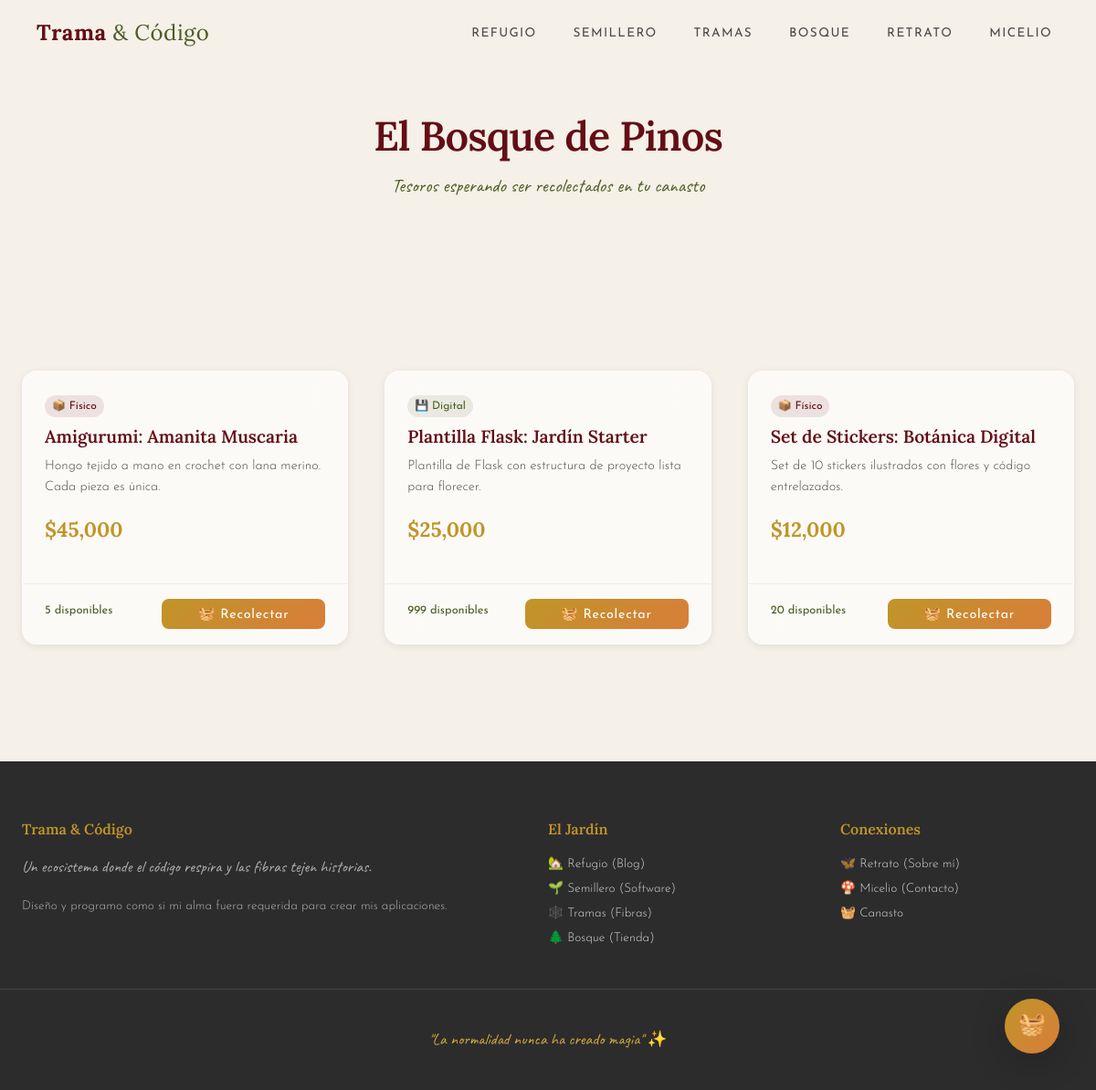
Screenshot of /bosque with the database file from the repository.
### app/models/bosque.py (models this page shows, shortened)
class ProductoBosque(db.Model):
    __tablename__ = 'inventario_bosque'
    id = db.Column(db.Integer, primary_key=True)
    producto = db.Column(db.String(150), nullable=False)
    precio = db.Column(db.Numeric(10, 2))
    categoria = db.Column(db.String(20))  # 'digital' o 'fisico'
    stock_disponible = db.Column(db.Integer, default=0)
    imagen_url = db.Column(db.String(255))
    descripcion = db.Column(db.Text)
    items_canasto = db.relationship('CarritoMimbre', backref='tesoro', lazy='dynamic')

### app/blueprints/bosque.py (the view)
@bp.route('/bosque')
def index():
    productos = ProductoBosque.query.all()
    return render_template('bosque/index.html', productos=productos)

### app/services/reloj_logico.py (called while the page is built)
def _minutos_del_dia(hora, minuto):
    return hora * 60 + minuto

def obtener_franja_actual(ahora=None):
    if ahora is None:
        ahora = datetime.now()
    minutos = _minutos_del_dia(ahora.hour, ahora.minute)
    inicio_solar = _minutos_del_dia(5, 31)
    fin_solar = _minutos_del_dia(18, 20)
    if inicio_solar <= minutos <= fin_solar:
        return 'solar'
    return 'nocturno'

def obtener_estado_mundo(ahora=None):
    franja = obtener_franja_actual(ahora)
    estado = FRANJAS_MVP[franja].copy()
    estado['franja'] = franja
    if ahora is None:
        ahora = datetime.now()
    estado['hora_actual'] = ahora.strftime('%H:%M')
    minutos = _minutos_del_dia(ahora.hour, ahora.minute)
    ventana_inicio = _minutos_del_dia(18, 30)
    ventana_fin = _minutos_del_dia(21, 0)
    estado['ventana_encendida'] = ventana_inicio <= minutos <= ventana_fin
    return estado

### app/templates/bosque/index.html (shortened to what this page needs)
{% extends "base.html" %}
{% block contenido %}
<div class="seccion-header" style="padding-top: 120px;">
    <h1>El Bosque de Pinos</h1>
    <p class="subtitulo">Tesoros esperando ser recolectados en tu canasto</p>
</div>
<section class="seccion">
    <div class="contenedor">
        {% if productos %}
        <div class="grilla-jardin">
            {% for p in productos %}
            <article class="card-jardin animar-entrada" style="animation-delay: {{ loop.index0 * 0.15 }}s;">
                <div class="card-jardin-cuerpo">
                    <span class="etiqueta {{ 'etiqueta-tech' if p.categoria == 'digital' else 'etiqueta-fibra' }}">
                        {{ '💾 Digital' if p.categoria == 'digital' else '📦 Físico' }}
                    </span>
                    <h3 class="card-jardin-titulo" style="margin-top: 0.5rem;">{{ p.producto }}</h3>
                    <p class="card-jardin-texto">{{ p.descripcion }}</p>
                    <p class="bosque-precio">${{ '{:,.0f}'.format(p.precio) }}</p>
                </div>
                <div class="card-jardin-pie">
                    {% if p.stock_disponible > 0 %}
                    <span class="card-jardin-meta">{{ p.stock_disponible }} disponibles</span>
                    <form action="{{ url_for('canasto.agregar', producto_id=p.id) }}" method="POST" style="display:inline;">
                        <button type="submit" class="boton boton-dorado">🧺 Recolectar</button>
                    </form>
                    {% else %}
                    <span class="card-jardin-meta" style="color: var(--vinotinto);">Agotado</span>
                    {% endif %}
                </div>
            </article>
            {% endfor %}
        </div>
        {% else %}
        <div class="estado-vacio">
            <div class="estado-vacio-icono">🌲</div>
            <p>El bosque se prepara para la cosecha...</p>
        </div>
        {% endif %}
    </div>
</section>
{% endblock %}

### app/static/css/base.css (style rules this page uses)
:root { --vinotinto: #630E16; --vinotinto-suave: #8a2030; --gris-niebla: #D1D5D2; --gris-niebla-claro: #E8EBE9; --verde-musgo: #4A5D23; --verde-musgo-suave: #6b8a35; --ocre-dorado: #C09528; --ocre-dorado-suave: #d4aa40; --naranja-ginger: #D97D3A; --crema: #F5F0E8; --crema-oscuro: #E8DFD0; --carbon: #2C2C2C; --carbon-suave: #4A4A4A; --blanco-humo: #FAFAF8; --noche-profunda: #0D1117; --noche-media: #161B22; --noche-suave: #21262D; --azul-noche: #1a2332; --luna: #E8D9B0; --fuente-titulo: 'Lora', Georgia, 'Times New Roman', serif; --fuente-cuerpo: 'Josefin Sans', 'Segoe UI', Tahoma, sans-serif; --fuente-manuscrita: 'Caveat', cursive; --espacio-xs: 0.25rem; --espacio-sm: 0.5rem; --espacio-md: 1rem; --espacio-lg: 1.5rem; --espacio-xl: 2.5rem; --espacio-2xl: 4rem; --radio-suave: 8px; --radio-medio: 16px; --radio-grande: 24px; --sombra-sutil: 0 2px 8px rgba(0, 0, 0, 0.08); --sombra-media: 0 4px 20px rgba(0, 0, 0, 0.12); --sombra-profunda: 0 8px 40px rgba(0, 0, 0, 0.2); --glass-bg: rgba(255, 255, 255, 0.65); --glass-border: rgba(255, 255, 255, 0.3); --glass-blur: blur(16px); --transicion-suave: all 0.4s cubic-bezier(0.4, 0, 0.2, 1); --transicion-rapida: all 0.2s ease; --transicion-lenta: all 0.8s cubic-bezier(0.4, 0, 0.2, 1); }
*, *::before, *::after { margin: 0; padding: 0; box-sizing: border-box; }
html { scroll-behavior: smooth; font-size: 16px; }
body { font-family: var(--fuente-cuerpo); font-weight: 300; line-height: 1.7; color: var(--carbon); background-color: var(--crema); overflow-x: hidden; -webkit-font-smoothing: antialiased; -moz-osx-font-smoothing: grayscale; }
h1, h2, h3, h4, h5, h6 { font-family: var(--fuente-titulo); color: var(--vinotinto); font-weight: 600; line-height: 1.3; }
h1 { font-size: 2.8rem; letter-spacing: -0.02em; }
h3 { font-size: 1.5rem; }
p { margin-bottom: var(--espacio-md); font-weight: 300; }
.contenedor { max-width: 1200px; margin: 0 auto; padding: 0 var(--espacio-lg); }
.seccion { padding: var(--espacio-2xl) 0; }
.animar-entrada { animation: aparecer 0.8s ease forwards; }

### app/static/css/componentes.css (style rules this page uses)
.card-jardin { background: var(--glass-bg); backdrop-filter: var(--glass-blur); border: 1px solid var(--glass-border); border-radius: var(--radio-medio); overflow: hidden; transition: var(--transicion-suave); box-shadow: var(--sombra-sutil); }
.card-jardin-cuerpo { padding: var(--espacio-lg); }
.card-jardin-titulo { font-family: var(--fuente-titulo); font-size: 1.2rem; color: var(--vinotinto); margin-bottom: var(--espacio-sm); }
.card-jardin-meta { font-size: 0.8rem; color: var(--verde-musgo); font-weight: 400; margin-bottom: var(--espacio-sm); }
.card-jardin-texto { font-size: 0.9rem; color: var(--carbon-suave); line-height: 1.6; }
.card-jardin-pie { padding: var(--espacio-md) var(--espacio-lg); border-top: 1px solid rgba(0,0,0,0.05); display: flex; justify-content: space-between; align-items: center; }
.grilla-jardin { display: grid; grid-template-columns: repeat(auto-fill, minmax(320px, 1fr)); gap: var(--espacio-xl); }
.boton { display: inline-flex; align-items: center; gap: var(--espacio-sm); padding: var(--espacio-sm) var(--espacio-xl); border: none; border-radius: var(--radio-suave); font-family: var(--fuente-cuerpo); font-size: 0.9rem; font-weight: 400; cursor: pointer; transition: var(--transicion-suave); text-decoration: none; letter-spacing: 0.05em; }
.boton-dorado { background: linear-gradient(135deg, var(--ocre-dorado), var(--naranja-ginger)); color: white; }
.etiqueta { display: inline-block; padding: 2px var(--espacio-sm); font-size: 0.75rem; border-radius: 20px; font-weight: 400; }
.etiqueta-tech { background: rgba(74,93,35,0.1); color: var(--verde-musgo); }
.etiqueta-fibra { background: rgba(99,14,22,0.1); color: var(--vinotinto); }
.seccion-header { text-align: center; margin-bottom: var(--espacio-2xl); padding: var(--espacio-2xl) 0 var(--espacio-xl); }
.seccion-header h1 { margin-bottom: var(--espacio-sm); }
.seccion-header .subtitulo { font-family: var(--fuente-manuscrita); font-size: 1.3rem; color: var(--verde-musgo); }

### app/static/css/secciones.css (style rules this page uses)
.bosque-precio { font-family: var(--fuente-titulo); font-size: 1.4rem; color: var(--ocre-dorado); font-weight: 700; }

### rows the page displays
ProductoBosque: categoria "📦 Físico", producto "Amigurumi: Amanita Muscaria", descripcion "Hongo tejido a mano en crochet con lana merino. Cada pieza es única.", precio "45,000", stock_disponible "5"
ProductoBosque: categoria "💾 Digital", producto "Plantilla Flask: Jardín Starter", descripcion "Plantilla de Flask con estructura de proyecto lista para florecer.", precio "25,000", stock_disponible "999"
ProductoBosque: categoria "📦 Físico", producto "Set de Stickers: Botánica Digital", descripcion "Set de 10 stickers ilustrados con flores y código entrelazados.", precio "12,000", stock_disponible "20"
